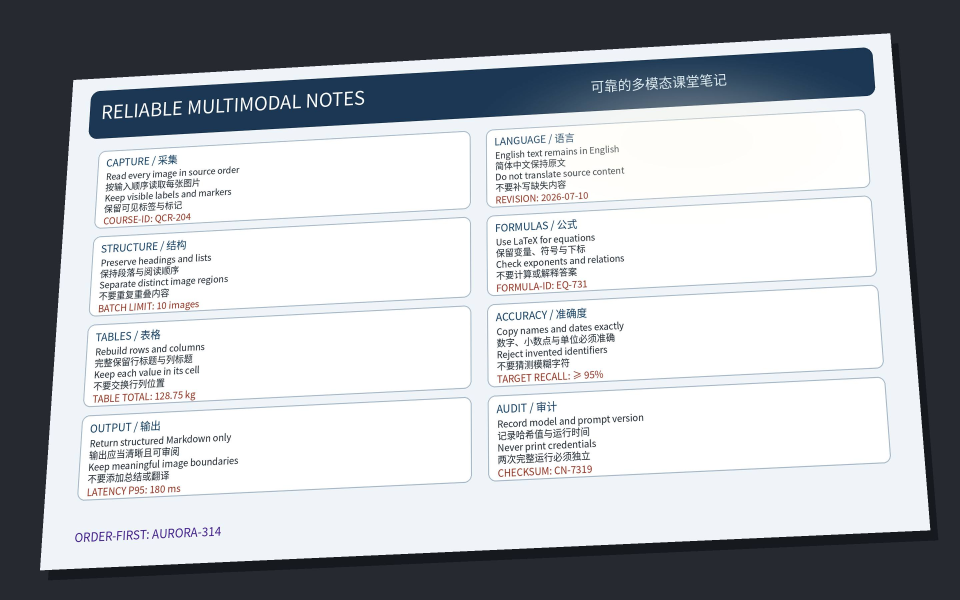
#> input picture quality_lab/fixtures/phase1/images/bilingual_printed_slide_projected.jpg, 2880 x 1800 px (shown at 1/3 size)
$ python -i generate_projected_slide_derivative.py   (imports and definitions only)
#> lines starting #> are read from the running program, lines starting #| are printed output that depends on the picture; after the words box and inside, x2 and y2 are one past the last pixel; in counts of white or black regions, pixels touching at a corner belong together
"""Generate the fixed perspective, glare, and JPEG slide derivative."""

from __future__ import annotations

from pathlib import Path

from PIL import Image


PROJECTED_SIZE = (2880, 1800)
PERSPECTIVE_COEFFICIENTS = (
    1.0887639610426938,
    0.07406557558113566,
    -257.3038095688652,
    0.06221387559829089,
    1.0887428229700915,
    -274.9853301444459,
    1.2027062903952433e-05,
    6.224015580343351e-05,
)


def generate_projected_slide_derivative(
    clean_slide_path: Path,
    output_path: Path,
) -> Path:
    """Write the deterministic lossy projection derived from the clean slide."""
#> called with output_path = 'out.png'
    with Image.open(clean_slide_path) as clean_slide:
#> clean_slide is the input picture: PIL image 2880x1800 RGB; mean R, G, B 174, 177.4, 182.2
        source = clean_slide.convert("RGBA")
    warped = source.transform(
        PROJECTED_SIZE,
        Image.Transform.PERSPECTIVE,
        PERSPECTIVE_COEFFICIENTS,
        resample=Image.Resampling.BICUBIC,
        fillcolor=(0, 0, 0, 0),
    )
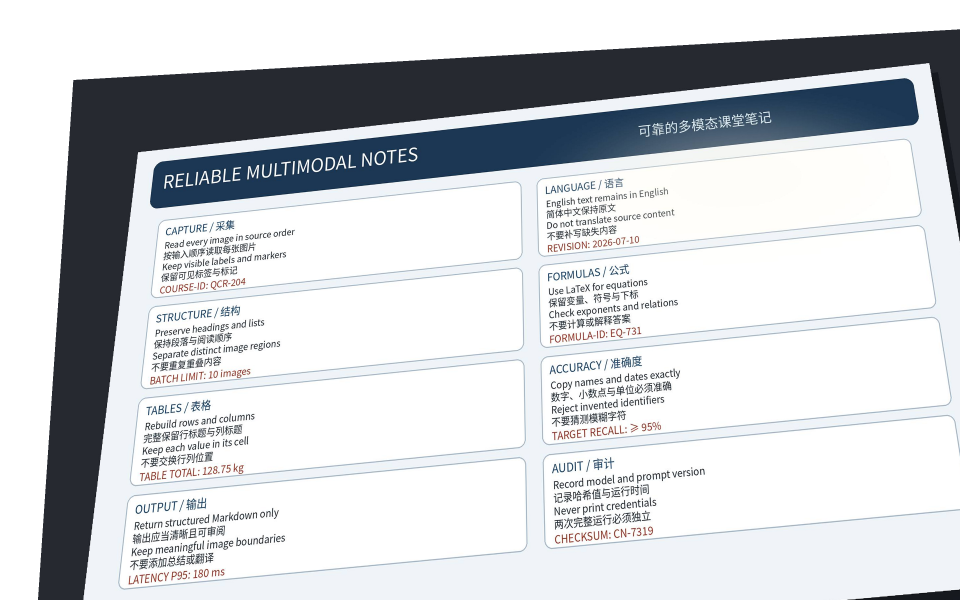
#> warped: PIL image 2880x1800 RGBA (shown at 1/3 size); mean R, G, B, A 167.2, 169.9, 173.4, 218.1; transparent parts drawn white
    source.close()

    canvas = Image.new("RGBA", PROJECTED_SIZE, color=(37, 42, 49, 255))
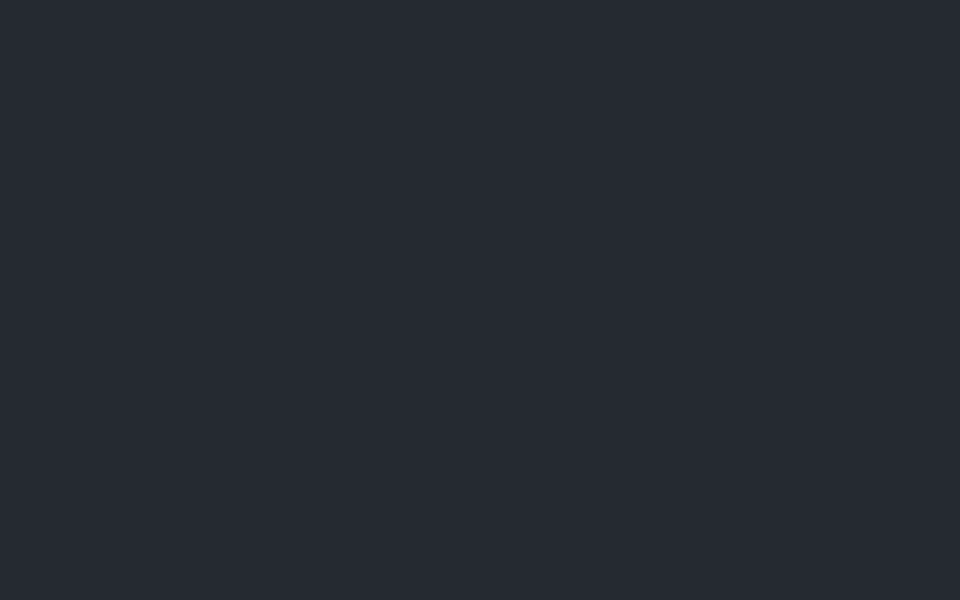
#> canvas: PIL image 2880x1800 RGBA (shown at 1/3 size); mean R, G, B, A 37, 42, 49, 255
    shadow_alpha = Image.new("L", PROJECTED_SIZE, color=0)
#> shadow_alpha: PIL image 2880x1800 L; every value is 0
    shadow_alpha.paste(warped.getchannel("A"), (24, 30))
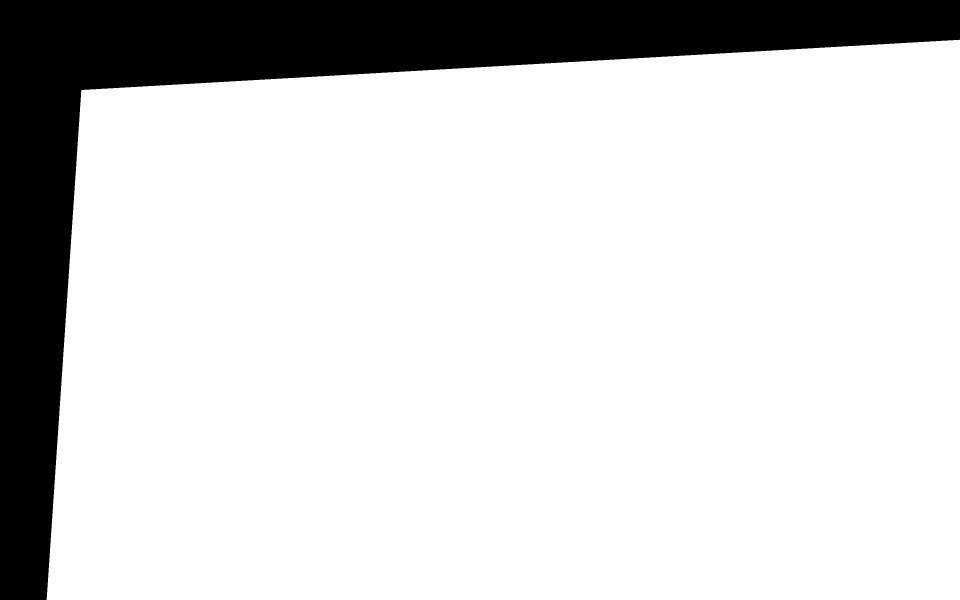
#> shadow_alpha: PIL image 2880x1800 L (shown at 1/3 size); 83.2% white; 1 black region, box (x1, y1, x2, y2) and area: (0, 0, 2880, 1800) 872770
    shadow_alpha = shadow_alpha.point(lambda value: value * 105 // 255)
    shadow = Image.new("RGBA", PROJECTED_SIZE, color=(0, 0, 0, 0))
#> shadow: PIL image 2880x1800 RGBA; every value is 0
    shadow.putalpha(shadow_alpha)
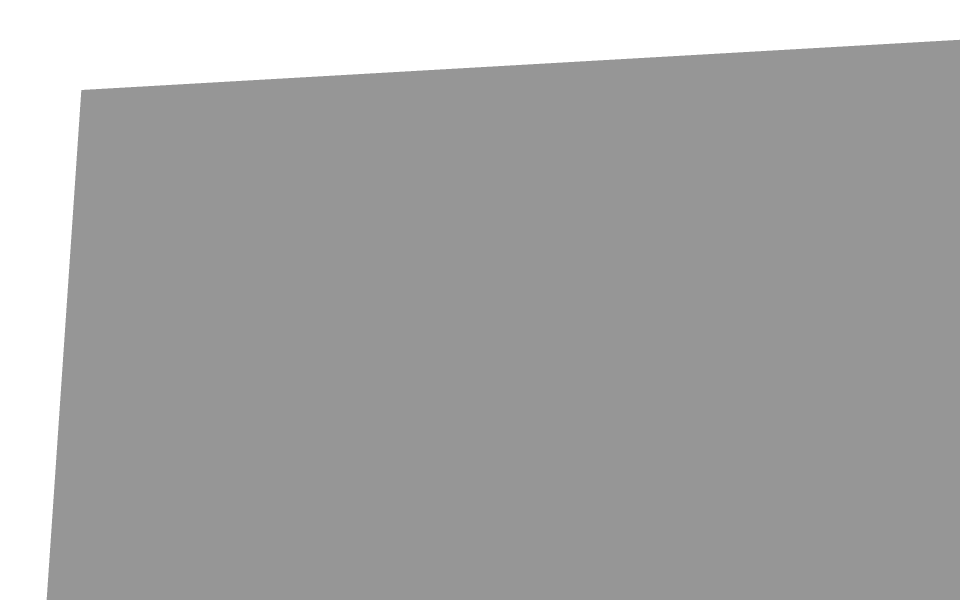
#> shadow: PIL image 2880x1800 RGBA (shown at 1/3 size); mean R, G, B, A 0, 0, 0, 87.3; transparent parts drawn white
    canvas.alpha_composite(shadow)
    canvas.alpha_composite(warped)
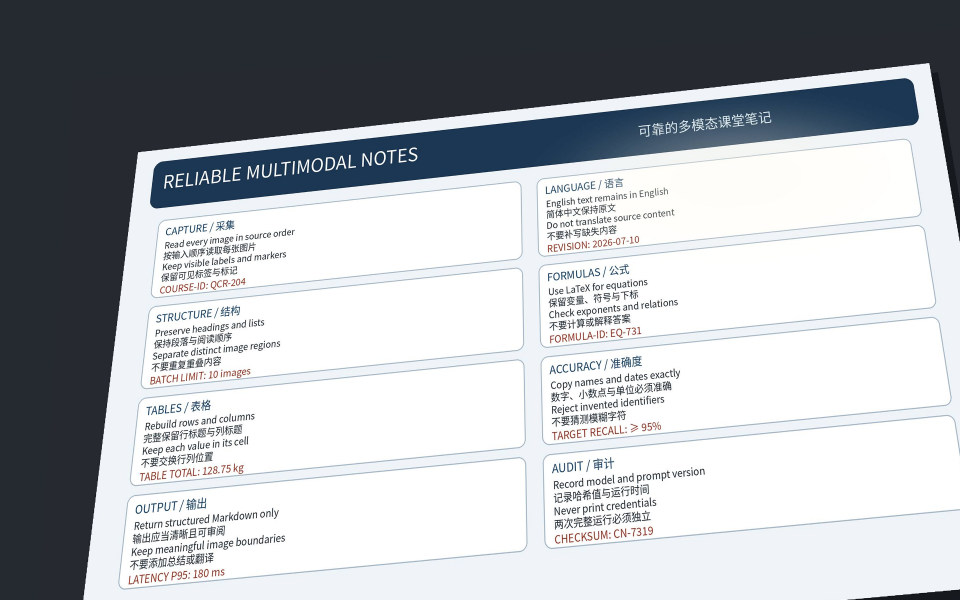
#> canvas: PIL image 2880x1800 RGBA (shown at 1/3 size); mean R, G, B, A 172.5, 176, 180.5, 255

    glare_mask_small = _build_glare_mask()
#> in _build_glare_mask, `mask = Image.new("L", (720, 450), color=0)`: mask: PIL image 720x450 L; every value is 0
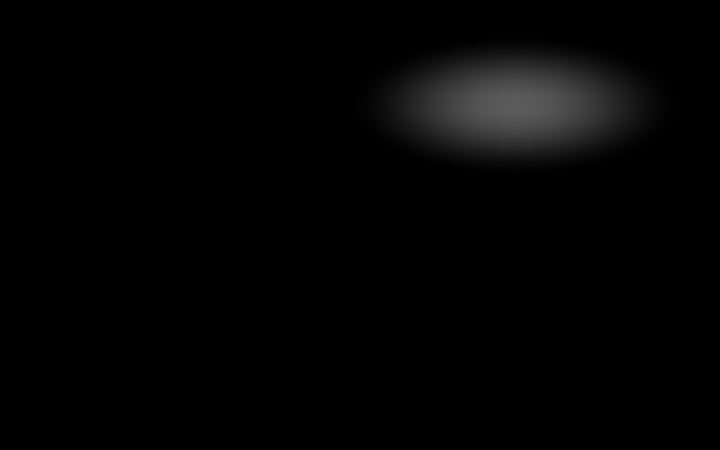
#> glare_mask_small: PIL image 720x450 L; min 0, max 92, mean 3.6
    glare_mask = glare_mask_small.resize(PROJECTED_SIZE, Image.Resampling.BILINEAR)
    glare = Image.new("RGBA", PROJECTED_SIZE, color=(255, 250, 232, 0))
    glare.putalpha(glare_mask)
    canvas.alpha_composite(glare)
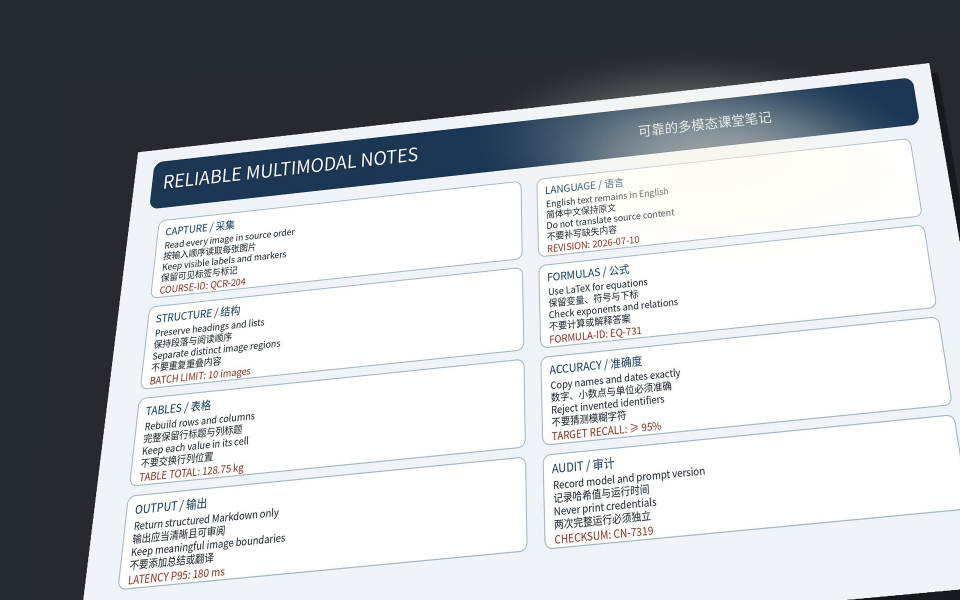
#> canvas: PIL image 2880x1800 RGBA (shown at 1/3 size); mean R, G, B, A 174, 177.3, 181.5, 255

#> (the run stopped early here; a loop or call above may not have finished)

$ run again, on quality_lab/fixtures/phase1/images/bilingual_printed_slide.png
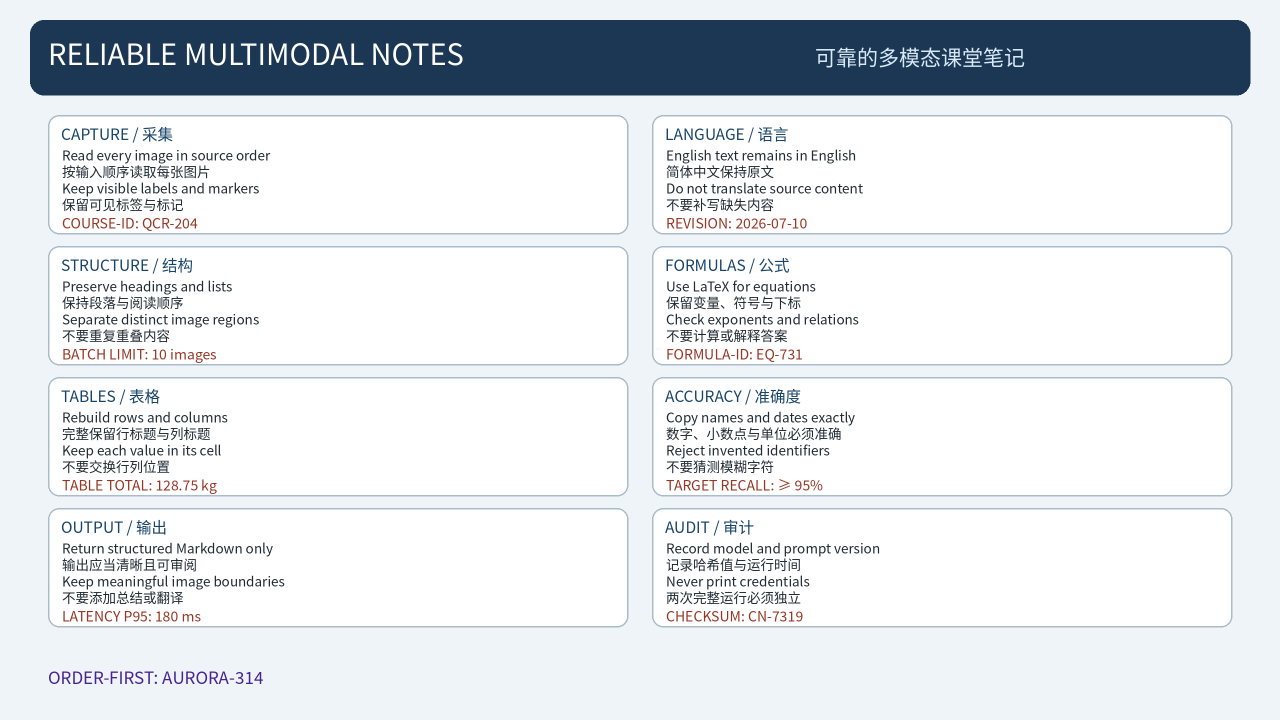
#> input picture quality_lab/fixtures/phase1/images/bilingual_printed_slide.png, 2560 x 1440 px (shown at 1/2 size)
#> in generate_projected_slide_derivative, clean_slide is the input picture: PIL image 2560x1440 RGB; mean R, G, B 221.6, 226.1, 230.9
#> in generate_projected_slide_derivative, `shadow_alpha.paste(warped.getchannel("A"), (24, 30))`:
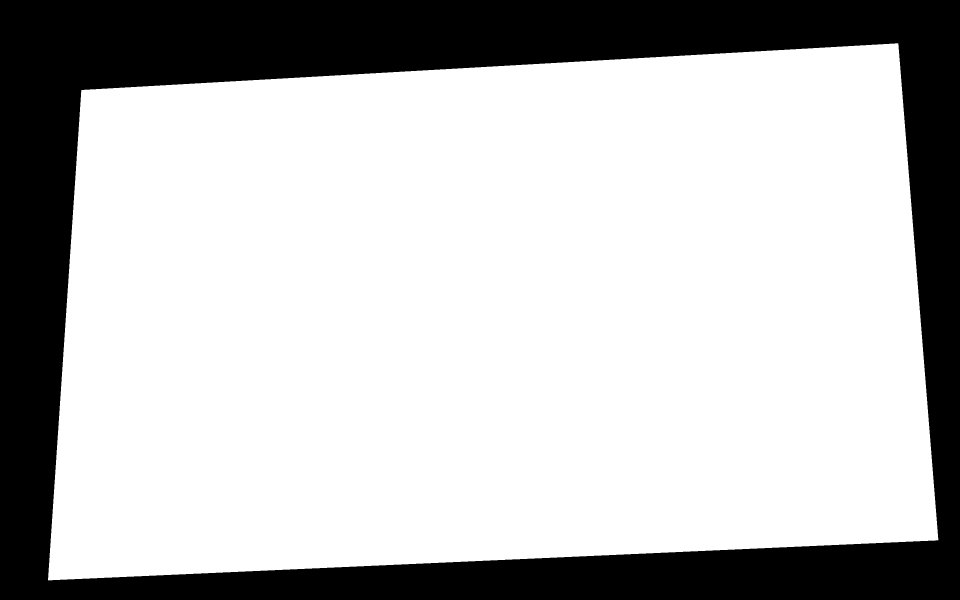
#> shadow_alpha: PIL image 2880x1800 L (shown at 1/3 size); 73.2% white; 1 black region, box (x1, y1, x2, y2) and area: (0, 0, 2880, 1800) 1389377
#> in generate_projected_slide_derivative, `canvas.alpha_composite(warped)`:
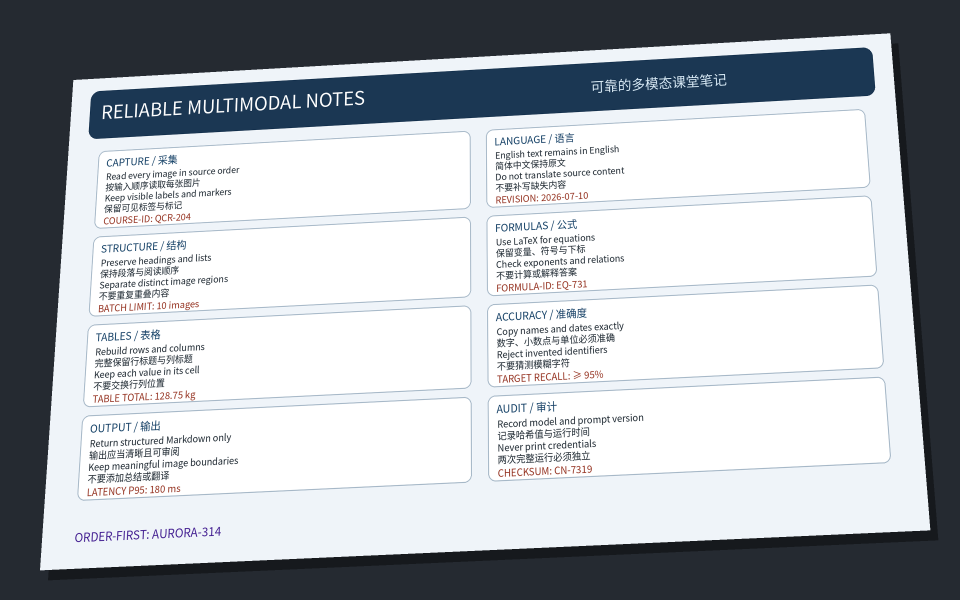
#> canvas: PIL image 2880x1800 RGBA (shown at 1/3 size); mean R, G, B, A 173.2, 177.5, 182.7, 255
#> mask: PIL image 720x450 L; every value is 0

$ run again, on quality_lab/fixtures/phase1/images/calibration_table.png
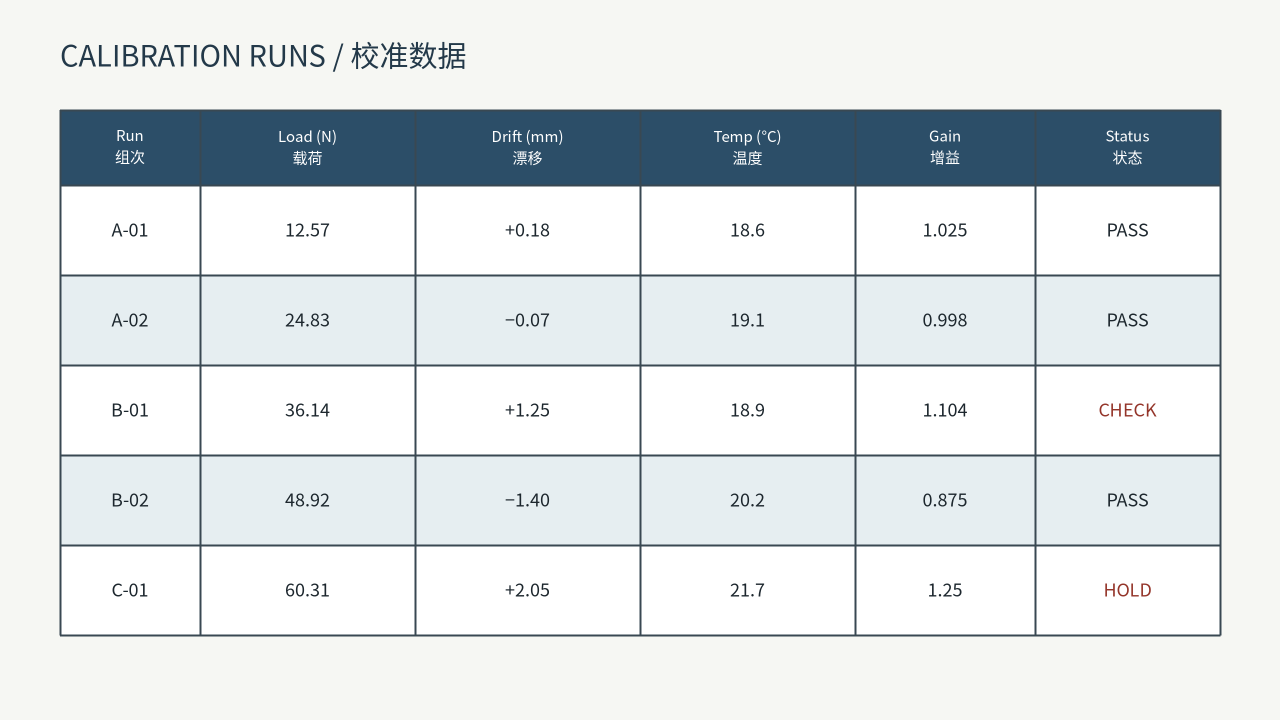
#> input picture quality_lab/fixtures/phase1/images/calibration_table.png, 2560 x 1440 px (shown at 1/2 size)
#> in generate_projected_slide_derivative, clean_slide is the input picture: PIL image 2560x1440 RGB; mean R, G, B 221, 226.6, 228.5
#> in generate_projected_slide_derivative, `shadow_alpha.paste(warped.getchannel("A"), (24, 30))`:
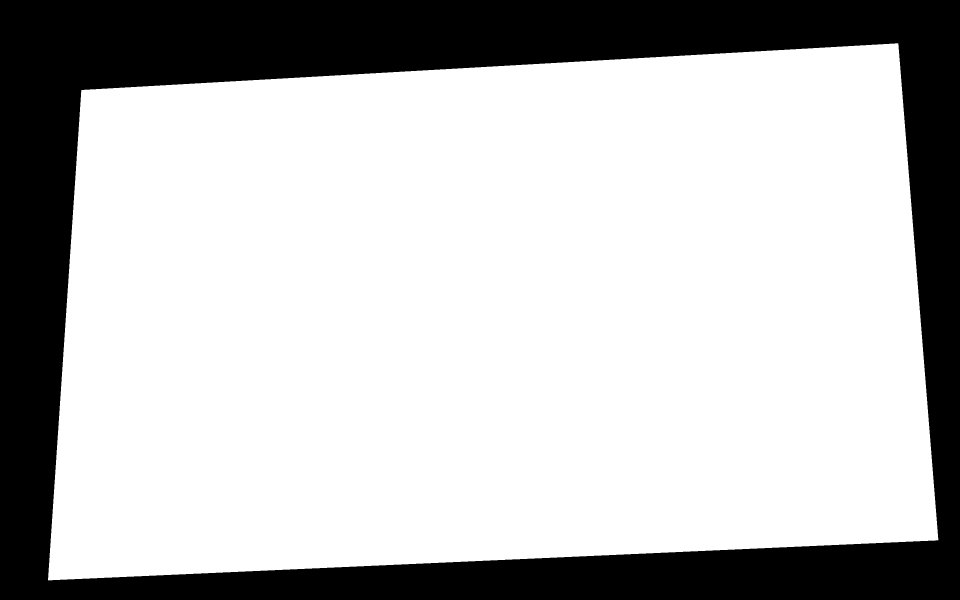
#> shadow_alpha: PIL image 2880x1800 L (shown at 1/3 size); 73.2% white; 1 black region, box (x1, y1, x2, y2) and area: (0, 0, 2880, 1800) 1389377
#> mask: PIL image 720x450 L; every value is 0
#> in generate_projected_slide_derivative, `canvas.alpha_composite(glare)`:
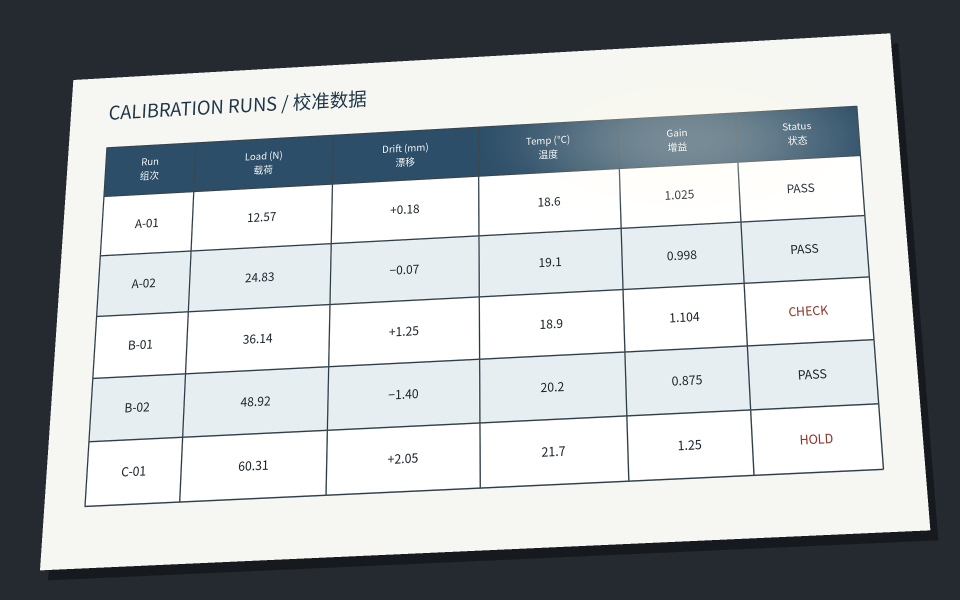
#> canvas: PIL image 2880x1800 RGBA (shown at 1/3 size); mean R, G, B, A 173.8, 178.7, 181.4, 255
